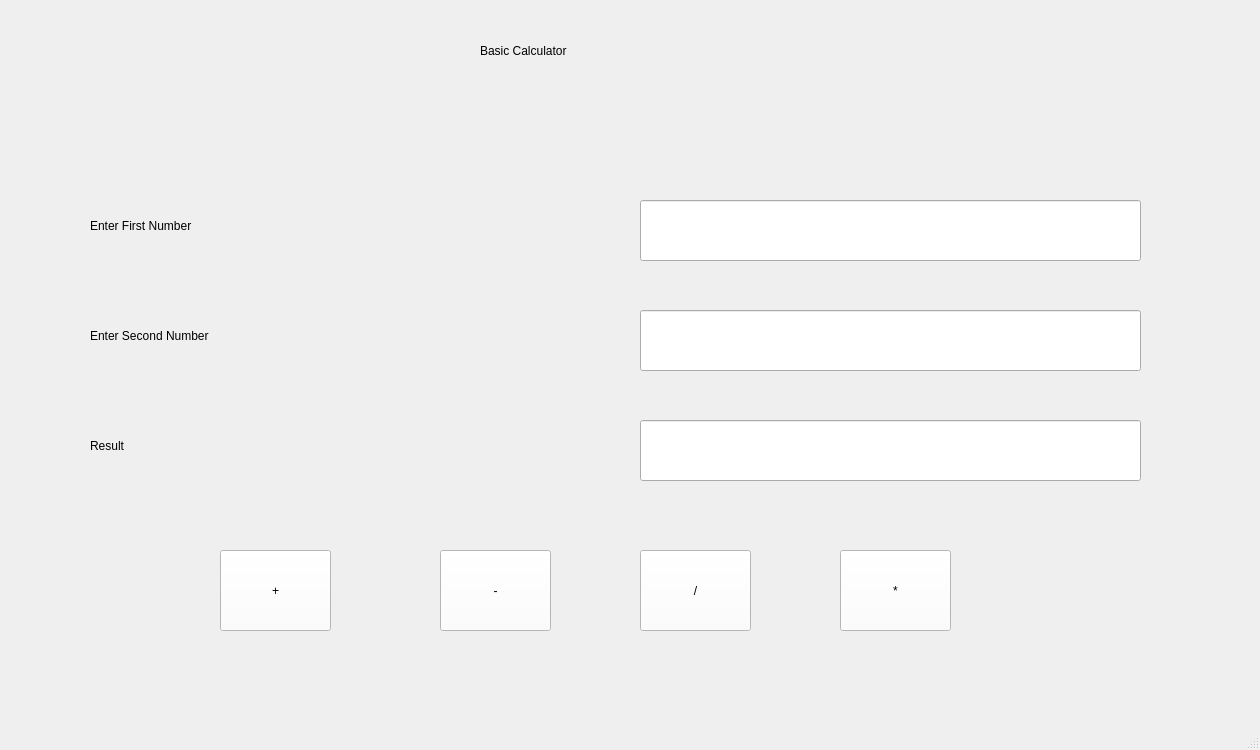
<?xml version="1.0" encoding="UTF-8"?>
<ui version="4.0">
 <class>MainWindow</class>
 <widget class="QMainWindow" name="MainWindow">
  <property name="geometry">
   <rect>
    <x>0</x>
    <y>0</y>
    <width>1260</width>
    <height>750</height>
   </rect>
  </property>
  <property name="windowTitle">
   <string>MainWindow</string>
  </property>
  <widget class="QWidget" name="centralwidget">
   <widget class="QLabel" name="label">
    <property name="geometry">
     <rect>
      <x>480</x>
      <y>20</y>
      <width>311</width>
      <height>61</height>
     </rect>
    </property>
    <property name="styleSheet">
     <string notr="true">font: 22pt &quot;MS Shell Dlg 2&quot;;</string>
    </property>
    <property name="text">
     <string>Basic Calculator</string>
    </property>
   </widget>
   <widget class="QLabel" name="label_2">
    <property name="geometry">
     <rect>
      <x>90</x>
      <y>200</y>
      <width>461</width>
      <height>51</height>
     </rect>
    </property>
    <property name="styleSheet">
     <string notr="true">font: 20pt &quot;MS Shell Dlg 2&quot;;</string>
    </property>
    <property name="text">
     <string>Enter First Number</string>
    </property>
   </widget>
   <widget class="QLabel" name="label_3">
    <property name="geometry">
     <rect>
      <x>90</x>
      <y>310</y>
      <width>461</width>
      <height>51</height>
     </rect>
    </property>
    <property name="styleSheet">
     <string notr="true">font: 20pt &quot;MS Shell Dlg 2&quot;;</string>
    </property>
    <property name="text">
     <string>Enter Second Number</string>
    </property>
   </widget>
   <widget class="QLabel" name="label_4">
    <property name="geometry">
     <rect>
      <x>90</x>
      <y>420</y>
      <width>461</width>
      <height>51</height>
     </rect>
    </property>
    <property name="styleSheet">
     <string notr="true">font: 20pt &quot;MS Shell Dlg 2&quot;;</string>
    </property>
    <property name="text">
     <string>Result</string>
    </property>
   </widget>
   <widget class="QLineEdit" name="lineEdit">
    <property name="geometry">
     <rect>
      <x>640</x>
      <y>200</y>
      <width>501</width>
      <height>61</height>
     </rect>
    </property>
    <property name="styleSheet">
     <string notr="true">font: 18pt &quot;MS Shell Dlg 2&quot;;</string>
    </property>
   </widget>
   <widget class="QLineEdit" name="lineEdit_2">
    <property name="geometry">
     <rect>
      <x>640</x>
      <y>310</y>
      <width>501</width>
      <height>61</height>
     </rect>
    </property>
    <property name="styleSheet">
     <string notr="true">font: 18pt &quot;MS Shell Dlg 2&quot;;</string>
    </property>
   </widget>
   <widget class="QLineEdit" name="lineEdit_3">
    <property name="geometry">
     <rect>
      <x>640</x>
      <y>420</y>
      <width>501</width>
      <height>61</height>
     </rect>
    </property>
    <property name="styleSheet">
     <string notr="true">font: 18pt &quot;MS Shell Dlg 2&quot;;</string>
    </property>
   </widget>
   <widget class="QPushButton" name="pushButton">
    <property name="geometry">
     <rect>
      <x>220</x>
      <y>550</y>
      <width>111</width>
      <height>81</height>
     </rect>
    </property>
    <property name="styleSheet">
     <string notr="true">font: 20pt &quot;MS Shell Dlg 2&quot;;
background-color: rgb(255, 255, 255);</string>
    </property>
    <property name="text">
     <string>+</string>
    </property>
   </widget>
   <widget class="QPushButton" name="pushButton_2">
    <property name="geometry">
     <rect>
      <x>440</x>
      <y>550</y>
      <width>111</width>
      <height>81</height>
     </rect>
    </property>
    <property name="styleSheet">
     <string notr="true">font: 20pt &quot;MS Shell Dlg 2&quot;;
background-color: rgb(255, 255, 255);</string>
    </property>
    <property name="text">
     <string>-</string>
    </property>
   </widget>
   <widget class="QPushButton" name="pushButton_3">
    <property name="geometry">
     <rect>
      <x>640</x>
      <y>550</y>
      <width>111</width>
      <height>81</height>
     </rect>
    </property>
    <property name="styleSheet">
     <string notr="true">font: 20pt &quot;MS Shell Dlg 2&quot;;
background-color: rgb(255, 255, 255);</string>
    </property>
    <property name="text">
     <string>/</string>
    </property>
   </widget>
   <widget class="QPushButton" name="pushButton_4">
    <property name="geometry">
     <rect>
      <x>840</x>
      <y>550</y>
      <width>111</width>
      <height>81</height>
     </rect>
    </property>
    <property name="styleSheet">
     <string notr="true">font: 20pt &quot;MS Shell Dlg 2&quot;;
background-color: rgb(255, 255, 255);</string>
    </property>
    <property name="text">
     <string>*</string>
    </property>
   </widget>
  </widget>
  <widget class="QMenuBar" name="menubar">
   <property name="geometry">
    <rect>
     <x>0</x>
     <y>0</y>
     <width>1260</width>
     <height>31</height>
    </rect>
   </property>
  </widget>
  <widget class="QStatusBar" name="statusbar"/>
 </widget>
 <resources/>
 <connections/>
</ui>
